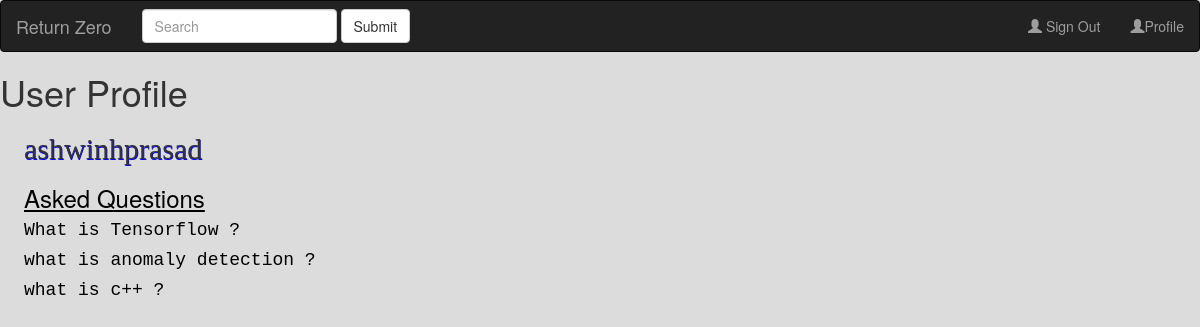
The page /user/profile/ (signed in) on the database its author committed.
### user/models.py (models this page shows, shortened)
class UserModel(AbstractBaseUser):
    email = models.EmailField(unique=True)
    name = models.CharField(max_length=30)
    phone_no = models.CharField(max_length=10)
    is_staff = models.BooleanField(default=False)
    is_admin = models.BooleanField(default=False)
    is_superuser = models.BooleanField(default=False)
    is_active = models.BooleanField(default=True)
    USERNAME_FIELD = 'email'
    REQUIRED_FIELDS = ['name','phone_no']
    objects = UserManager()

### qa/models.py (models this page shows, shortened)
class questions(models.Model):
    question_name = models.CharField(max_length=500)
    asked_by = models.ForeignKey(UserModel,on_delete=models.CASCADE)
    uploaded_at = models.DateTimeField(auto_now_add=True)
    answer_ques = models.ManyToManyField(answers,blank=True)

### user/views.py (the view)
# urls.py: path('profile/',UserProfile,name='userprofile')
def UserProfile(request):
    context = {}
    profile = request.user
    context['profile'] = profile
    try:
        context['questions'] = questions.objects.filter(asked_by=profile)
    except:
        context['questions'] = None
    return render(request,"user/profile.html",context)

### user/templates/user/profile.html
{% extends "./base.html" %}
  {% block bodyblock %}
  <h1>User Profile</h1>
    <h2 id="profile_name">{{ profile.name }}</h2>
    {% if questions %}
      <h3>Asked Questions</h3>
      {% for question in  questions.all %}
        <a href="/qa/details/{{question.id}}"><h4>{{ question.question_name }}</h4></a>
      {% endfor %}
    {% endif %}
  {% endblock %}

### static/css/base.css (style rules this page uses)
body { background-color: gainsboro !important; }
h2 { text-align: center; font-family: fantasy; text-shadow: 0.5px 1px blue; }
#profile_name { text-align: left; padding-left: 2%; }
h3 { padding-left:2%; color:black; text-decoration: underline; }
h4 { margin-left: 2%; font-family: monospace; color: black; }

### rows shown on the page
UserModel: name "ashwinhprasad"
questions: question_name "What is Tensorflow ?"
questions: question_name "what is anomaly detection ?"
questions: question_name "what is c++ ?"
